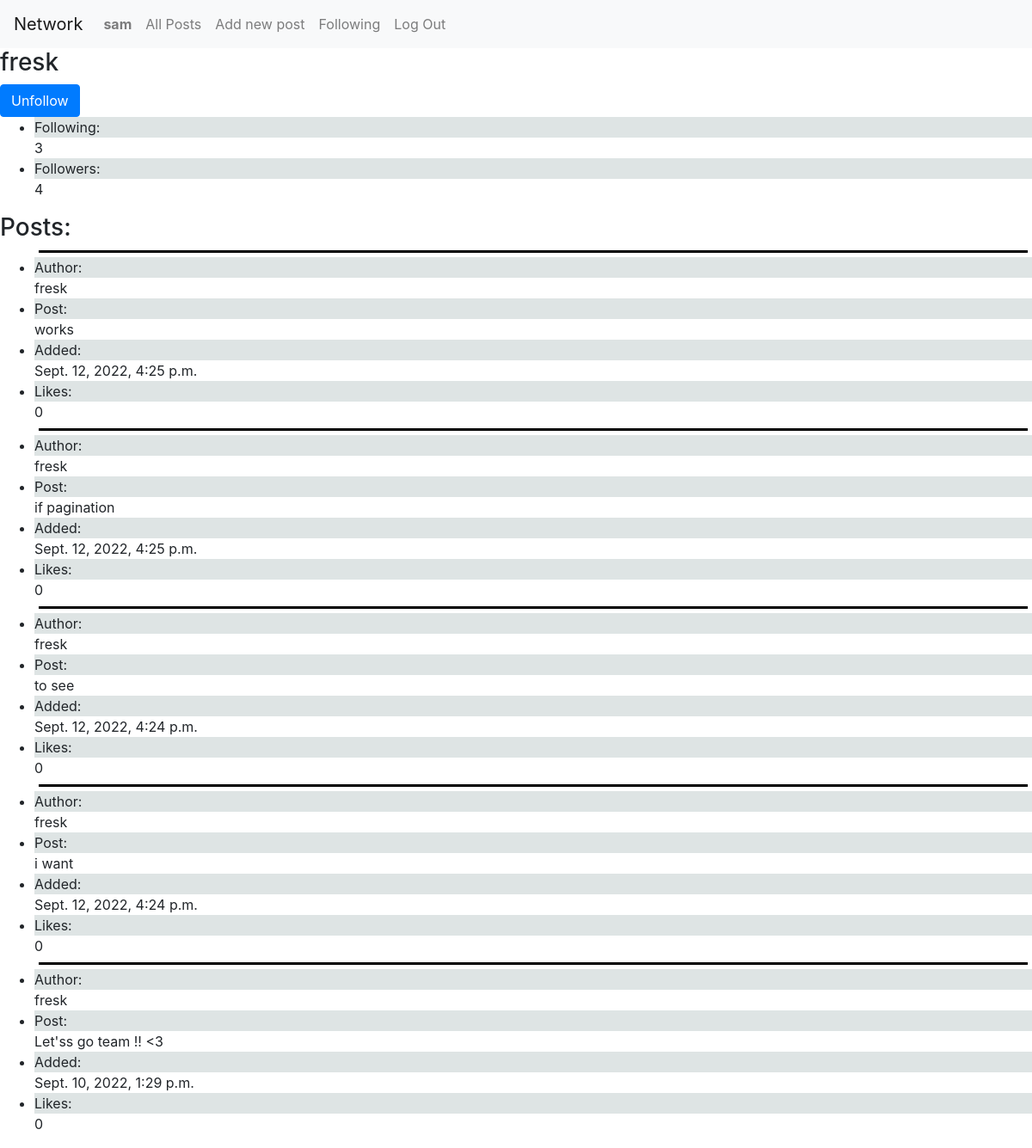
The app's page /profile/2 (signed in) with its own data.
### network/models.py (models this page shows, shortened)
class User(AbstractUser):
    followers_number = models.IntegerField(default=0)
    following_number = models.IntegerField(default=0)
    followers = models.ManyToManyField("self", blank=True, symmetrical=False, related_name="u_followers")
    following = models.ManyToManyField("self", blank=True,  symmetrical=False, related_name="u_following")

class New_post(models.Model):
    poster = models.ForeignKey(User, on_delete=models.CASCADE, related_name="poster")
    post = models.TextField(max_length=500)
    date = models.DateTimeField(auto_now=True)
    likes = models.IntegerField(default=0)

### network/views.py (the view, shortened to what this page needs)
# urls.py: path("profile/<int:user_id>", views.profile, name="profile"),
def profile(request, user_id):
    profile = User.objects.get(id=user_id)
    posts = reversed(New_post.objects.all().filter(poster=profile.id))
    user = User.objects.get(id=request.user.id)
    return render(request, "network/profile.html", {
        "profile": profile,
        "posts": posts
    })

### network/templates/network/profile.html (shortened to what this page needs)
{% extends "network/layout.html" %}
{% block body %}
    <h3>{{ profile.username }}</h3>
    {% if profile.username != user.username %}
        {% if profile in user.following.all %}
        <form action="{% url 'profile' profile.id %}" method="post">
            <input class="btn btn-primary" type="submit" value="Unfollow" name="unfollow">
        </form>
        {% else %}
        <form action="{% url 'profile' profile.id %}" method="post">
            {% csrf_token %}
            <input class="btn btn-primary" type="submit" value="Follow" name="follow">
        </form>
        {% endif %}
    {% endif %}
    <ul>
        <li><div class="grey">Following:</div>{{ profile.following_number }}</li>
        <li><div class="grey">Followers:</div>{{ profile.followers_number }}</li>
    </ul>
    <h3>Posts:</h3>
    <ul>
        {% for post in posts %}
            <div class="line"></div>
            <div>
                <li><div class="grey">Author:</div>{{ post.poster }}</li>
                <li><div class="grey">Post:</div>{{ post.post }}</li>
                <li><div class="grey">Added:</div>{{ post.date }}</li>
                <li><div class="grey">Likes:</div>{{ post.likes }}</li>
                {% empty %}
                <li>No current posts</li>
            </div>
            {% endfor %}
    </ul>
{% endblock %}

### network/templates/network/layout.html (shortened to what this page needs)
{% load static %}
<!DOCTYPE html>
<html lang="en">
    <head>
        <link rel="stylesheet" href="https://stackpath.bootstrapcdn.com/bootstrap/4.4.1/css/bootstrap.min.css">
        <link href="{% static 'network/styles.css' %}" rel="stylesheet">
    </head>
    <body>
        <nav class="navbar navbar-expand-lg navbar-light bg-light">
            <a class="navbar-brand" href="#">Network</a>
            <div>
              <ul class="navbar-nav mr-auto">
                {% if user.is_authenticated %}
                    <li class="nav-item">
                        <a class="nav-link" href="{% url 'profile' user.id %}"><strong>{{ user.username }}</strong></a>
                    </li>
                {% endif %}
                <li class="nav-item">
                  <a class="nav-link" href="{% url 'index' %}">All Posts</a>
                </li>
                {% if user.is_authenticated %}
                    <li class="nav-item">
                        <a class="nav-link" href="{% url 'new_post' %}">Add new post</a>
                    </li>
                    <li class="nav-item">
                        <a class="nav-link" href="{% url 'following' %}">Following</a>
                    </li>
                    <li class="nav-item">
                        <a class="nav-link" href="{% url 'logout' %}">Log Out</a>
                    </li>
                {% endif %}
              </ul>
            </div>
          </nav>
        <div class="body">
            {% block body %}
            {% endblock %}
        </div>
    </body>
</html>

### network/static/network/styles.css (style rules this page uses)
.line { border-bottom: 3px solid black; height: 5px; margin: 5px; }
.grey { background-color: rgba(210, 218, 218, 0.733); }

### records on screen
User: username "sam"
User: username "fresk", following_number "3", followers_number "4"
New_post: poster "fresk", post "works", date "Sept. 12, 2022, 4:25 p.m.", likes "0"
New_post: poster "fresk", post "if pagination", date "Sept. 12, 2022, 4:25 p.m.", likes "0"
New_post: poster "fresk", post "to see", date "Sept. 12, 2022, 4:24 p.m.", likes "0"
New_post: poster "fresk", post "i want", date "Sept. 12, 2022, 4:24 p.m.", likes "0"
New_post: poster "fresk", post "Let'ss go team !! <3", date "Sept. 10, 2022, 1:29 p.m.", likes "0"
